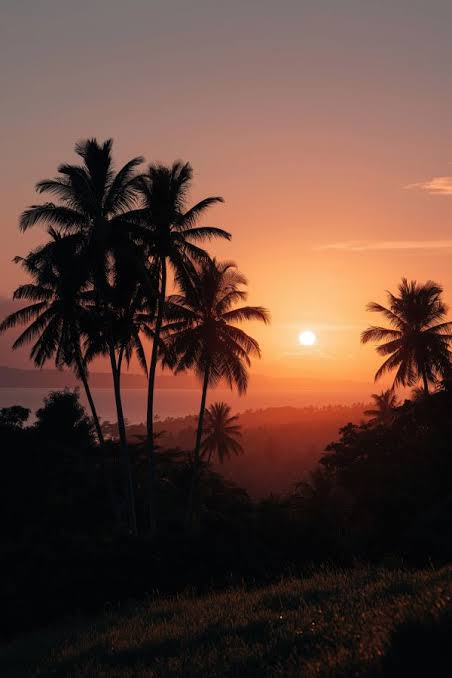
#> input picture opencv_ws/data/images/image1.png, 452 x 678 px
$ jupyter execute 01_image_blender.ipynb
#> lines starting #> are read from the running program, lines starting #| are printed output that depends on the picture
[cell 1]
# Import Required Libraries
import numpy as np
import cv2
import matplotlib.pyplot as plt

# Image Blender - Overlay Images with Masking

## Overview
This notebook implements an image blending system that overlays a smaller image (foreground) onto a larger image (background) using mask-based blending.

## Features
- Automatic mask generation from grayscale conversion
- Precise image alignment with offsets
- Seamless blending using bitwise operations
- Support for any image size and position

## Workflow
1. Load source images (background and foreground)
2. Create inverted mask from foreground
3. Extract background and foreground regions
4. Blend using mask-based bitwise operations
5. Compose final result

## Helper Functions

Define modular functions for image blending operations

[cell 2]
def load_images(bg_path, fg_path):
    """
    Load and convert background and foreground images to RGB.

    Args:
        bg_path (str): Path to background image
        fg_path (str): Path to foreground image

    Returns:
        tuple: (bg_image, fg_image) in RGB format
    """
    bg_img = cv2.imread(bg_path)
    fg_img = cv2.imread(fg_path)
    bg_img = cv2.cvtColor(bg_img, cv2.COLOR_BGR2RGB)
    fg_img = cv2.cvtColor(fg_img, cv2.COLOR_BGR2RGB)
    return bg_img, fg_img


def create_mask(fg_image):
    """
    Create an inverted binary mask from foreground image.
    White regions (255) = keep, Black regions (0) = transparent.

    Args:
        fg_image (np.ndarray): Foreground image in RGB format

    Returns:
        np.ndarray: Inverted binary mask
    """
    # Convert to grayscale
    fg_gray = cv2.cvtColor(fg_image, cv2.COLOR_RGB2GRAY)
    # Invert the mask
    mask_inv = cv2.bitwise_not(fg_gray)
    return mask_inv, fg_gray


def extract_regions(bg_roi, fg_image, mask_inv, roi_shape):
    """
    Extract background and foreground regions using masks.

    Args:
        bg_roi (np.ndarray): Background ROI to overlay on
        fg_image (np.ndarray): Foreground image
        mask_inv (np.ndarray): Inverted mask
        roi_shape (tuple): Target shape (height, width)

    Returns:
        tuple: (background_region, foreground_region)
    """
    # Resize foreground and mask to match ROI dimensions
    fg_resized = cv2.resize(fg_image, (roi_shape[1], roi_shape[0]))
    mask_inv_resized = cv2.resize(mask_inv, (roi_shape[1], roi_shape[0]))

    # Extract background (keep regions where mask_inv is white/255)
    bk_roi = cv2.bitwise_and(bg_roi, bg_roi, mask=mask_inv_resized)

    # Extract foreground (keep regions where mask_inv is black/0)
    fg_roi = cv2.bitwise_and(fg_resized, fg_resized, mask=cv2.bitwise_not(mask_inv_resized))

    return bk_roi, fg_roi


def blend_images(bg_roi, fg_image, mask_inv, y_offset, x_offset, bg_image):
    """
    Blend foreground image onto background image at specified offsets.

    Args:
        bg_roi (np.ndarray): Background ROI
        fg_image (np.ndarray): Foreground image
        mask_inv (np.ndarray): Inverted mask
        y_offset (int): Y-axis offset for blending
        x_offset (int): X-axis offset for blending
        bg_image (np.ndarray): Full background image

    Returns:
        np.ndarray: Final blended image
    """
    # Calculate ROI dimensions
    roi_height = bg_image.shape[0] - y_offset
    roi_width = bg_image.shape[1] - x_offset
    roi_shape = (roi_height, roi_width)

    # Extract regions
    bk_roi, fg_roi = extract_regions(bg_roi, fg_image, mask_inv, roi_shape)

    # Blend background and foreground
    final_roi = cv2.add(bk_roi, fg_roi)

    # Compose final result
    result = bg_image.copy()
    result[y_offset:y_offset+final_roi.shape[0], x_offset:x_offset+final_roi.shape[1]] = final_roi

    return result, final_roi


def blend_and_display(bg_path, fg_path, y_offset, x_offset, figsize=(12, 8)):
    """
    Complete image blending pipeline: load, process, blend, and display.

    Args:
        bg_path (str): Path to background image
        fg_path (str): Path to foreground image
        y_offset (int): Y-axis offset for overlay placement
        x_offset (int): X-axis offset for overlay placement
        figsize (tuple): Figure size for display

    Returns:
        np.ndarray: Final blended image
    """
    # Load images
    bg_image, fg_image = load_images(bg_path, fg_path)
#> in load_images, bg_img is the input picture: shape (678, 452, 3); mean B, G, R 55.9, 66.4, 95.2
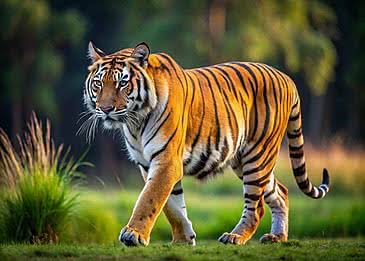
#> input picture opencv_ws/data/images/image3.png, 365 x 261 px
#> in load_images, fg_img is the input picture: shape (261, 365, 3); mean B, G, R 53.1, 89.8, 94.4
    print(f"Background shape: {bg_image.shape}")
#| Background shape: (678, 452, 3)
    print(f"Foreground shape: {fg_image.shape}")
#| Foreground shape: (261, 365, 3)

    # Create mask
    mask_inv, fg_gray = create_mask(fg_image)
#> in create_mask, `fg_gray = cv2.cvtColor(fg_image, cv2.COLOR_RGB2GRAY)`:
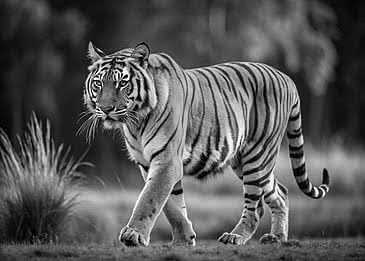
#> fg_gray: shape (261, 365); min 0, max 255, mean 87
#> in create_mask, `mask_inv = cv2.bitwise_not(fg_gray)`:
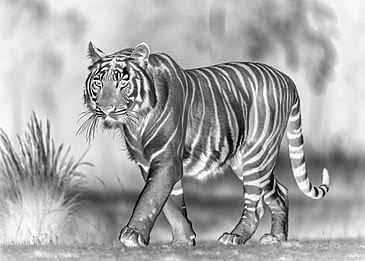
#> mask_inv: shape (261, 365); min 0, max 255, mean 168

    # Get ROI from background
    bg_roi = bg_image[y_offset:, x_offset:]
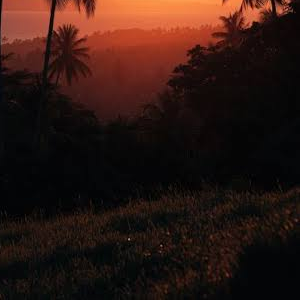
#> bg_roi: shape (300, 300, 3); mean R, G, B 45, 23.3, 17.6

    # Blend images
    result, final_roi = blend_images(bg_roi, fg_image, mask_inv, y_offset, x_offset, bg_image)
#> in extract_regions, `fg_resized = cv2.resize(fg_image, (roi_shape[1], roi_shape[0]))`:
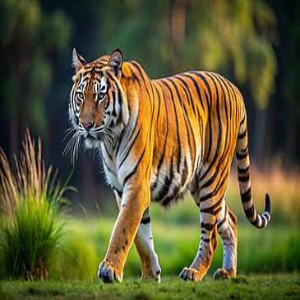
#> fg_resized: shape (300, 300, 3); mean R, G, B 94.3, 89.7, 53
#> in extract_regions, `mask_inv_resized = cv2.resize(mask_inv, (roi_shape[1], roi_shape[0]))`:
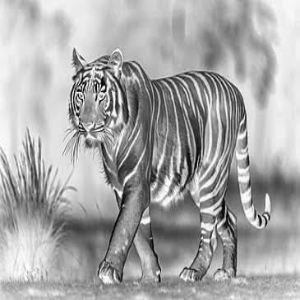
#> mask_inv_resized: shape (300, 300); min 2, max 254, mean 167.9
#> in blend_images, `final_roi = cv2.add(bk_roi, fg_roi)`:
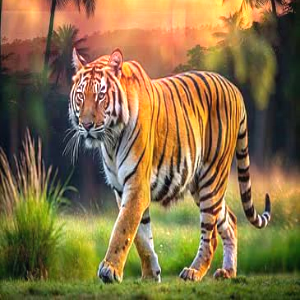
#> final_roi: shape (300, 300, 3); mean R, G, B 135.8, 112.9, 70.5
#> in blend_images, `result[y_offset:y_offset+final_roi.shape[0], x_offset:x_offset+final_r..`:
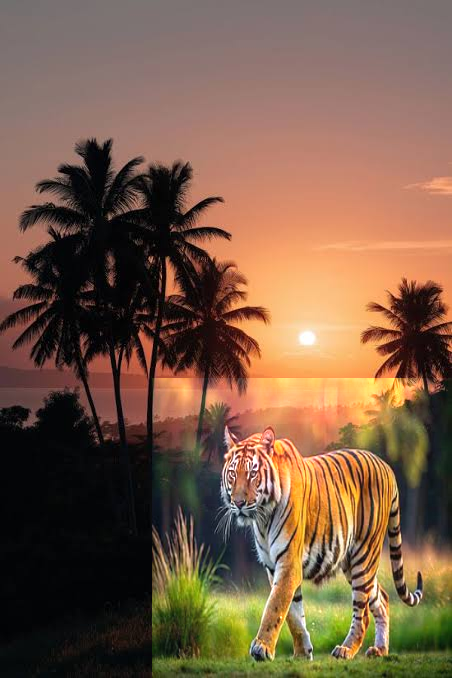
#> result: shape (678, 452, 3); mean R, G, B 121.8, 92.7, 71.5

    # Display result
    plt.figure(figsize=figsize)
    plt.imshow(result)
    plt.title("Final Blended Image")
    plt.axis('off')
    plt.tight_layout()
    plt.show()

    return result
